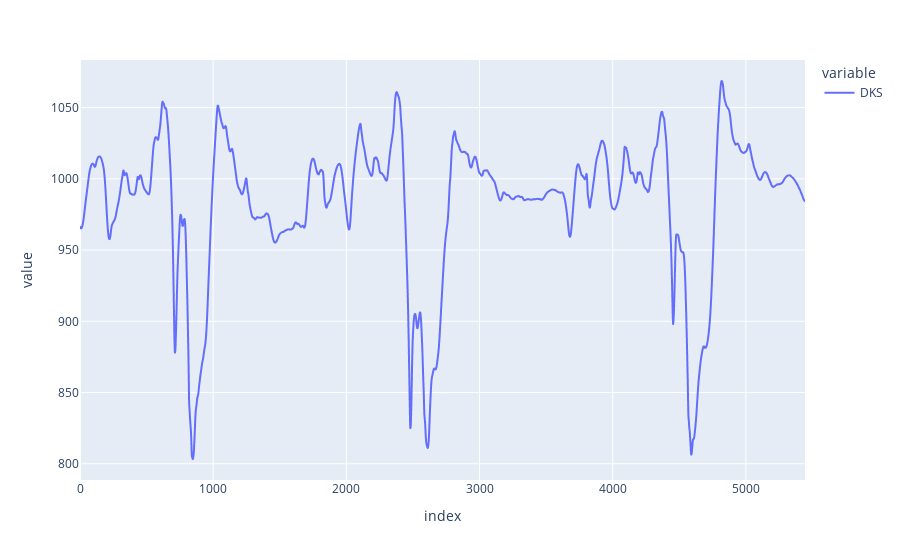

The cell this chart's notebook holds for it:
### Markdown cell above
# DKS

### Code cell
knee_marker = [f"{participant}:{kicking_leg}KNE_{i}" for i in ['x', 'y', 'z']]
shoulder_marker = [f"{participant}:{kicking_leg}SHO_{i}" for i in ['x', 'y', 'z']]
df['DKS'] = df.apply(lambda x: np.linalg.norm(x[knee_marker].values - x[shoulder_marker].values), axis=1)
px.line(df['DKS'])

### Figure 1 — Plotly figure (JSON) as saved in the notebook; plotly's stock layout.template omitted (floating-point values rounded to 4 significant figures; data arrays with more than 128 entries replaced by an {"elided": "..."} marker saying what was removed)
{"data": [{"hovertemplate": "variable=DKS<br>index=%{x}<br>value=%{y}<extra></extra>", "legendgroup": "DKS", "line": {"color": "#636efa", "dash": "solid"}, "mode": "lines", "name": "DKS", "showlegend": true, "type": "scattergl", "x": {"elided": "5445 int values"}, "xaxis": "x", "y": {"elided": "5445 float values"}, "yaxis": "y"}], "layout": {"legend": {"title": {"text": "variable"}, "tracegroupgap": 0}, "margin": {"t": 60}, "xaxis": {"anchor": "y", "domain": [0, 1], "title": {"text": "index"}}, "yaxis": {"anchor": "x", "domain": [0, 1], "title": {"text": "value"}}}}
